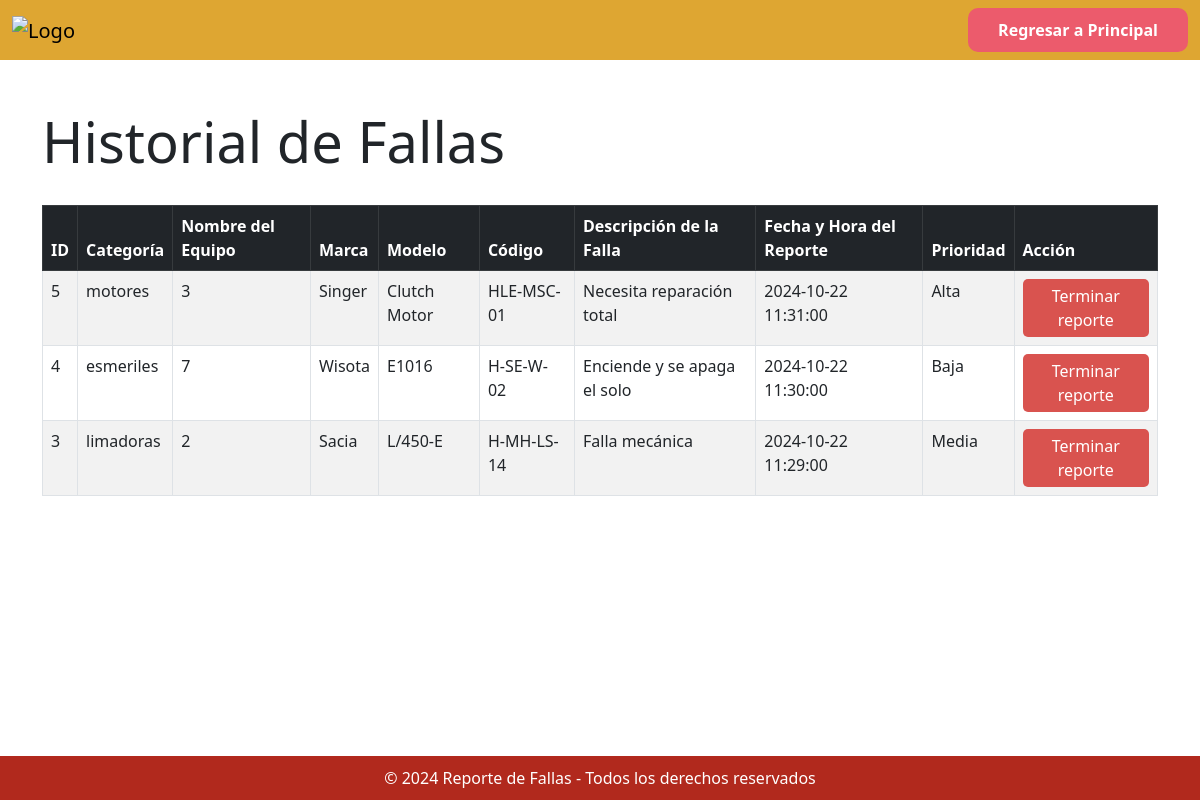
Page /Login/historial_fallas.php on the committed database.
### tables this page shows
CREATE TABLE IF NOT EXISTS `reportes_fallas_completo` (
  `id` int NOT NULL AUTO_INCREMENT,
  `categoria` varchar(255) DEFAULT NULL,
  `nombre_equipo` varchar(255) DEFAULT NULL,
  `marca` varchar(255) DEFAULT NULL,
  `modelo` varchar(255) DEFAULT NULL,
  `codigo` varchar(255) DEFAULT NULL,
  `descripcion_falla` text,
  `fecha_hora` datetime DEFAULT NULL,
  `prioridad` varchar(50) DEFAULT NULL,
  PRIMARY KEY (`id`)
);

### Login/historial_fallas.php (the view, shortened to what this page needs)
<?php
$conexion = new mysqli("localhost", "root", "", "reporte_fallas");
$query = "
    SELECT id, categoria, nombre_equipo, marca, modelo, codigo, descripcion_falla, fecha_hora, prioridad
    FROM reportes_fallas_completo
    ORDER BY fecha_hora DESC
";
$result = $conexion->query($query);
?>
<!DOCTYPE html>
<html lang="es">
<head>
    <link href="https://cdn.jsdelivr.net/npm/bootstrap@5.3.0-alpha1/dist/css/bootstrap.min.css" rel="stylesheet">
</head>
<body>
    <nav class="navbar navbar-light">
        <div class="container-fluid d-flex justify-content-between">
            <a class="navbar-brand" href="#">
                <img src="https://www.itca.edu.sv/wp-content/uploads/2017/01/logo-new-slider-1.png" alt="Logo" height="50">
            </a>
            <a href="principal.php" class="navbar-item-button">Regresar a Principal</a>
        </div>
    </nav>
    <div class="container mt-5">
        <h1 class="display-4">Historial de Fallas</h1>
        <div class="table-responsive table-container">
            <table class="table table-striped table-bordered table-hover">
                <thead class="table-dark">
                    <tr>
                        <th>ID</th>
                        <th>Categoría</th>
                        <th>Nombre del Equipo</th>
                        <th>Marca</th>
                        <th>Modelo</th>
                        <th>Código</th>
                        <th>Descripción de la Falla</th>
                        <th>Fecha y Hora del Reporte</th>
                        <th>Prioridad</th>
                        <th>Acción</th>
                    </tr>
                </thead>
                <tbody>
                    <?php if ($result->num_rows > 0): ?>
                        <?php while ($row = $result->fetch_assoc()): ?>
                            <tr>
                                <td><?php echo $row['id']; ?></td>
                                <td><?php echo htmlspecialchars($row['categoria']); ?></td>
                                <td><?php echo htmlspecialchars($row['nombre_equipo']); ?></td>
                                <td><?php echo htmlspecialchars($row['marca']); ?></td>
                                <td><?php echo htmlspecialchars($row['modelo']); ?></td>
                                <td><?php echo htmlspecialchars($row['codigo']); ?></td>
                                <td><?php echo htmlspecialchars($row['descripcion_falla']); ?></td>
                                <td><?php echo $row['fecha_hora']; ?></td>
                                <td><?php echo ucfirst($row['prioridad']); ?></td>
                                <td>
                                    <form method="POST" action="">
                                        <button type="submit" name="eliminar_reporte" class="btn-terminar">Terminar reporte</button>
                                    </form>
                                </td>
                            </tr>
                        <?php endwhile; ?>
                    <?php else: ?>
                        <tr><td colspan="10" class="text-center">No se encontraron reportes de fallas.</td></tr>
                    <?php endif; ?>
                </tbody>
            </table>
        </div>
    </div>
    <div class="footer">
        &copy; 2024 Reporte de Fallas - Todos los derechos reservados
    </div>
</body>
</html>

### Login/historial_fallas.php (style rules this page uses)
.navbar { background-color: #dea632; }
.footer { background-color: #b1291d; padding: 10px; color: white; position: fixed; bottom: 0; width: 100%; text-align: center; }
.table-container { margin-top: 30px; }
.navbar-item-button { background-color: #ec5b6c; color: #fff; border: none; padding: 10px 30px; border-radius: 10px; font-weight: bold; text-decoration: none; font-size: 1rem; }
.btn-terminar { background-color: #d9534f; color: white; border: none; padding: 5px 10px; border-radius: 5px; cursor: pointer; }

### rows in the picture
reportes_fallas_completo: id "5", categoria "motores", nombre_equipo "3", marca "Singer", modelo "Clutch Motor", codigo "HLE-MSC-01", descripcion_falla "Necesita reparación total", fecha_hora "2024-10-22 11:31:00", prioridad "Alta"
reportes_fallas_completo: id "4", categoria "esmeriles", nombre_equipo "7", marca "Wisota", modelo "E1016", codigo "H-SE-W-02", descripcion_falla "Enciende y se apaga el solo", fecha_hora "2024-10-22 11:30:00", prioridad "Baja"
reportes_fallas_completo: id "3", categoria "limadoras", nombre_equipo "2", marca "Sacia", modelo "L/450-E", codigo "H-MH-LS-14", descripcion_falla "Falla mecánica", fecha_hora "2024-10-22 11:29:00", prioridad "Media"
